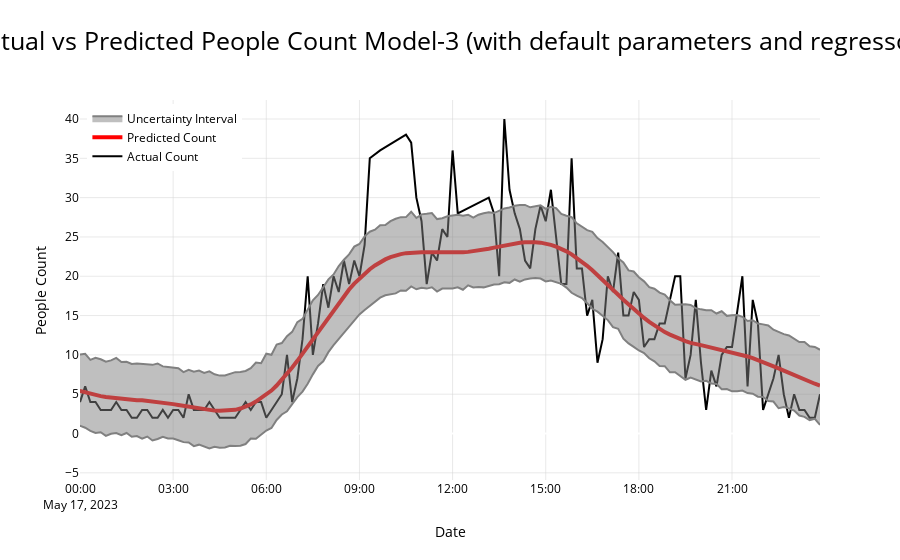

Notebook code for this chart:
### Markdown cell above
**Default Prophet Model with additional regressor**

**Contains all default parameters and takes 6 days data to forecast 1 day** 

**Testing Phase**

### Code cell
from prophet.plot import plot_components
from datetime import timedelta

# containing datetime values for the test period
df_test = pd.read_csv('May.csv', parse_dates=['time'])


# Convert to CET and remove timezone information
cet_timezone = pytz.timezone('CET')
df_test['time'] = df_test['time'].dt.tz_localize('UTC').dt.tz_convert(cet_timezone).dt.tz_localize(None)


# Choose the start date and end date for the one-week subset
test_start_date = '2023-05-17 00:00:00'
test_end_date = '2023-05-17 23:59:59'

start = datetime.strptime(test_start_date,'%Y-%m-%d %H:%M:%S')
end = datetime.strptime(test_end_date,'%Y-%m-%d %H:%M:%S')


# Filter the DataFrame to include only the data for the selected week
selected_test_data = df_test[(df_test['time'] >= test_start_date) & (df_test['time'] <= test_end_date)]

# Reset the index and drop the old index (unnamed column)
selected_test_data = selected_test_data.reset_index(drop=True).drop(columns=['Unnamed: 0'])


# print(selected_week_data)

# Resample the data to 10-minute intervals and forward-fill missing values

test_weather_data = fetch_weather_data(10675, start, end).set_index('time').resample('10T').ffill().reset_index()

processed_test_data = pre_process_weather_data(test_weather_data)

#--------------------------------------------------------------------------------------------#

# Merging crowd data and weather data on time.
# Merge the two DataFrames based on the 'time' column
merged_test_data = pd.merge_asof(selected_test_data, processed_test_data, on='time',direction='nearest')



# Create the testing set

weekly_testing_set = pd.DataFrame({'ds': merged_test_data['time'], 
                                   'y': merged_test_data['people_count'],
                                    'temp': merged_test_data['temp'], 
                                    'cloudy': merged_test_data['cloudy'] })

#Working on dealing with outliers using Error standard deviation
# Initialize and fit the dummy Prophet model for 1 week to remove outliers beyond 95% uncertainity interval

dummy_weekly_testing_model = Prophet()


dummy_weekly_testing_model.fit(weekly_testing_set)

# Make predictions
dummy_weekly_forecast = dummy_weekly_testing_model.predict()

#Filter the outliers
filtered_testing_set = weekly_testing_set[(weekly_testing_set['y'] > dummy_weekly_forecast['yhat_lower'].values) & (weekly_testing_set['y'] < dummy_weekly_forecast['yhat_upper'].values)]
#ignore the values which are above and below 90% UI


# Create a future DataFrame for the test data
one_day_future_test = weekly_training_model.make_future_dataframe(periods=6*24, freq='10min')

# To test the future should also contain all the columns that are used for testing hence merging
one_day_future_test = pd.merge(one_day_future_test, future, on='ds', how='left')


# Make predictions on the test data
weekly_forecast_test = weekly_training_model.predict(one_day_future_test)

fig3 = plot_components(weekly_training_model,weekly_forecast_test)

last_training_date = filtered_training_set['ds'].iloc[-1]
future_predictions = weekly_forecast_test[weekly_forecast_test['ds'] > last_training_date]

# Plot the actual vs predicted values for the test period
fig, ax = plt.subplots(figsize=(11, 11))
ax.plot(filtered_testing_set['ds'], filtered_testing_set['y'], label='Actual', color='black')
ax.plot(weekly_forecast_test['ds'], weekly_forecast_test['yhat'], label='Predicted', color='red')
ax.fill_between(weekly_forecast_test['ds'], weekly_forecast_test['yhat_lower'], weekly_forecast_test['yhat_upper'], color='grey', alpha=0.3, label='Uncertainty Interval')
ax.legend()
plt.xlabel('Date')
plt.ylabel('People Count')
plt.title('Actual vs Predicted People Count Model-3 on Weekly Test Data')
add_changepoints_to_plot(fig.gca(), weekly_training_model, weekly_forecast_test,cp_linestyle='--',cp_color='green')
plt.show()

# Plot the actual vs predicted values for the future period
fig, ax = plt.subplots(figsize=(11, 11))
ax.plot(filtered_testing_set['ds'], filtered_testing_set['y'], label='Actual', color='black')

# Plot only the future predictions
ax.plot(future_predictions['ds'], future_predictions['yhat'], label='Predicted (Future)', color='red')

ax.fill_between(future_predictions['ds'],
                future_predictions['yhat_lower'],
                future_predictions['yhat_upper'],
                color='grey', alpha=0.3, label='Uncertainty Interval (Future)')

ax.legend()
plt.xlabel('Date')
plt.ylabel('People Count')
plt.title('Actual vs Predicted People Count Model-3 on Weekly Test Data (Future)')
add_changepoints_to_plot(fig.gca(), weekly_training_model, future_predictions, cp_linestyle='--', cp_color='green')
plt.show()


import plotly.graph_objects as go

# Create traces
actual_trace = go.Scatter(x=filtered_testing_set['ds'], y=filtered_testing_set['y'], mode='lines', name='Actual Count', line=dict(color='black'))  # Set actual line color to black
predicted_trace = go.Scatter(x=weekly_forecast_test['ds'], y=weekly_forecast_test['yhat'], mode='lines', name='Predicted Count', line=dict(color='red', width=4))
uncertainty_trace = go.Scatter(x=weekly_forecast_test['ds'], y=weekly_forecast_test['yhat_upper'], fill=None, mode='lines', line=dict(color='gray'), showlegend=False)  # Adjust uncertainty line color to gray
uncertainty_trace_filled = go.Scatter(x=weekly_forecast_test['ds'], y=weekly_forecast_test['yhat_lower'], fill='tonexty', mode='lines', line=dict(color='gray'), name='Uncertainty Interval')  # Adjust uncertainty interval color to gray

layout = go.Layout(
    title=dict(text='Actual vs Predicted People Count Model-3 (with default parameters and regressor)', font=dict(color='black',size=25), x=0.5),
    xaxis=dict(
        title='Date',
        title_font=dict(color='black'),
        tickfont=dict(color='black'),  # Set x-axis tick labels to black
        showgrid=True,  # Show grid lines on the x-axis
        gridcolor='lightgray',  # Set color of grid lines
        gridwidth=0.5  # Set width of grid lines
    ),
    yaxis=dict(
        title='People Count',
        title_font=dict(color='black'),
        tickfont=dict(color='black'),  # Set y-axis tick labels to black
        showgrid=True,  # Show grid lines on the y-axis
        gridcolor='lightgray',  # Set color of grid lines
        gridwidth=0.5  # Set width of grid lines
    ),
    legend=dict(x=0.01, y=0.99, font=dict(color='black')),
    paper_bgcolor='white',
    plot_bgcolor='white'
)

# Define lower and upper bounds for the x-axis
lower_bound = filtered_testing_set['ds'].min()
upper_bound = filtered_testing_set['ds'].max()

# Create figure and add traces
fig = go.Figure(data=[actual_trace, predicted_trace, uncertainty_trace, uncertainty_trace_filled], layout=layout)
fig.update_xaxes(range=[lower_bound, upper_bound], tickmode='auto', dtick='H1')  # Adjust x-axis range and tick settings

# Save the figure as an HTML file
fig.show()

### Figure 1 — Plotly figure (JSON) as saved in the notebook; plotly's stock layout.template omitted (floating-point values rounded to 4 significant figures; data arrays with more than 128 entries replaced by an {"elided": "..."} marker saying what was removed)
{"data": [{"line": {"color": "black"}, "mode": "lines", "name": "Actual Count", "type": "scatter", "x": {"elided": "133 str values"}, "y": {"elided": "133 int values"}}, {"line": {"color": "red", "width": 4}, "mode": "lines", "name": "Predicted Count", "type": "scatter", "x": {"elided": "1007 str values"}, "y": {"elided": "1007 float values"}}, {"line": {"color": "gray"}, "mode": "lines", "showlegend": false, "type": "scatter", "x": {"elided": "1007 str values"}, "y": {"elided": "1007 float values"}}, {"fill": "tonexty", "line": {"color": "gray"}, "mode": "lines", "name": "Uncertainty Interval", "type": "scatter", "x": {"elided": "1007 str values"}, "y": {"elided": "1007 float values"}}], "layout": {"legend": {"font": {"color": "black"}, "x": 0.01, "y": 0.99}, "paper_bgcolor": "white", "plot_bgcolor": "white", "title": {"font": {"color": "black", "size": 25}, "text": "Actual vs Predicted People Count Model-3 (with default parameters and regressor)", "x": 0.5}, "xaxis": {"dtick": "H1", "gridcolor": "lightgray", "gridwidth": 0.5, "range": ["2023-05-17T00:00:00", "2023-05-17T23:50:00"], "showgrid": true, "tickfont": {"color": "black"}, "tickmode": "auto", "title": {"font": {"color": "black"}, "text": "Date"}}, "yaxis": {"gridcolor": "lightgray", "gridwidth": 0.5, "showgrid": true, "tickfont": {"color": "black"}, "title": {"font": {"color": "black"}, "text": "People Count"}}}}
